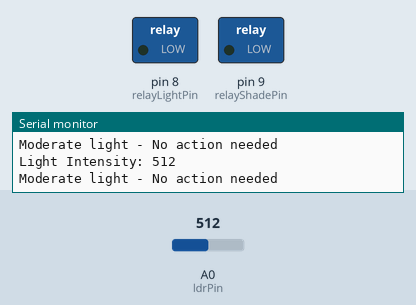
Simulated run of this sketch. Board: Arduino Mega 2560, built with avr-gcc and run on an emulated ATmega2560. Shown: switched loads named in the sketch (green lamp = pin HIGH), the last lines printed to the serial monitor. The inputs (shaded band) are chosen by the test bench; at power-on: A0 (ldrPin) = 512.

Above: at 1.8 s.
1.9 s: A0 (ldrPin) set to 485
At 3.1 s:
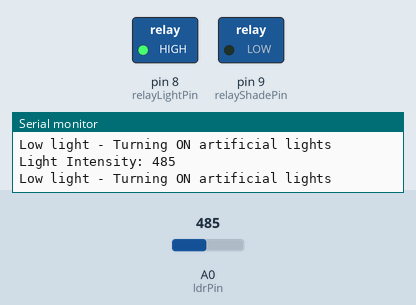
3.5 s: A0 (ldrPin) set to 810
At 4.7 s:
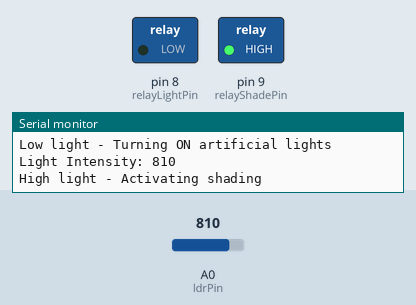
5.5 s: A0 (ldrPin) set to 787
At 6.3 s:
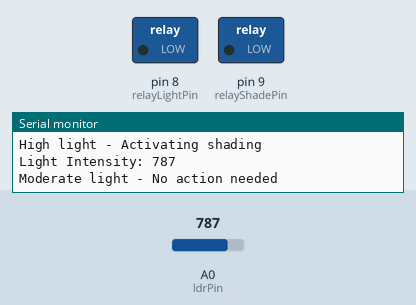
7.5 s: A0 (ldrPin) set to 900
At 9.0 s:
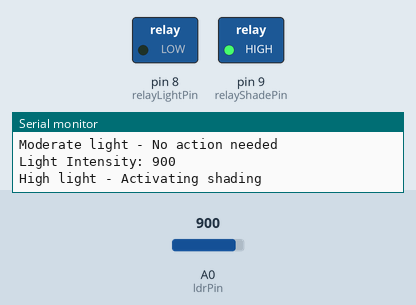
Timing chart, 0 to 10.5 s (numbered marks = the images above; inputs shaded):
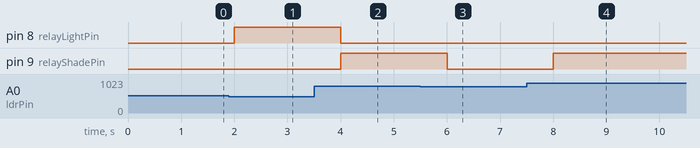

Measured:
- the behaviour switches between 500 and 499 on A0 (ldrPin) (found by bisection; images 0 and 1)
- the behaviour switches between 801 and 800 on A0 (ldrPin) (found by bisection; images 2 and 3)
- after the input at 1.9 s, pin 8 (relayLightPin): LOW → HIGH after 0.10 s
- after the input at 3.5 s, pin 8 (relayLightPin): HIGH → LOW after 0.50 s; pin 9 (relayShadePin): LOW → HIGH after 0.50 s
- after the input at 5.5 s, pin 9 (relayShadePin): HIGH → LOW after 0.51 s
- after the input at 7.5 s, pin 9 (relayShadePin): LOW → HIGH after 0.51 s

The sketch:

sunlight.ino
```cpp
// Pin Definitions
const int ldrPin = A0;       // LDR connected to analog pin A0
const int relayLightPin = 8; // Relay for artificial lights connected to digital pin 8
const int relayShadePin = 9; // Relay for shading device connected to digital pin 9
const int lightThresholdLow = 500;  // Low light threshold (adjust based on testing)
const int lightThresholdHigh = 800; // High light threshold (adjust based on testing)

void setup() {
  Serial.begin(9600);            // Start serial communication for debugging
  pinMode(relayLightPin, OUTPUT); // Set light relay pin as output
  pinMode(relayShadePin, OUTPUT); // Set shade relay pin as output
  digitalWrite(relayLightPin, LOW); // Turn off artificial lights initially
  digitalWrite(relayShadePin, LOW); // Retract shades initially
}

void loop() {
  int lightIntensity = analogRead(ldrPin); // Read LDR value (0-1023)
  Serial.print("Light Intensity: ");
  Serial.println(lightIntensity);

  // Automation logic
  if (lightIntensity < lightThresholdLow) {
    // Low light detected, turn on artificial lights
    digitalWrite(relayLightPin, HIGH);
    digitalWrite(relayShadePin, LOW); // Ensure shades are retracted
    Serial.println("Low light - Turning ON artificial lights");
  } else if (lightIntensity > lightThresholdHigh) {
    // High light detected, activate shading
    digitalWrite(relayShadePin, HIGH);
    digitalWrite(relayLightPin, LOW); // Ensure artificial lights are off
    Serial.println("High light - Activating shading");
  } else {
    // Moderate light detected, turn off artificial lights and retract shades
    digitalWrite(relayLightPin, LOW);
    digitalWrite(relayShadePin, LOW);
    Serial.println("Moderate light - No action needed");
  }

  delay(1000); // Wait for a second before the next reading
}
```
